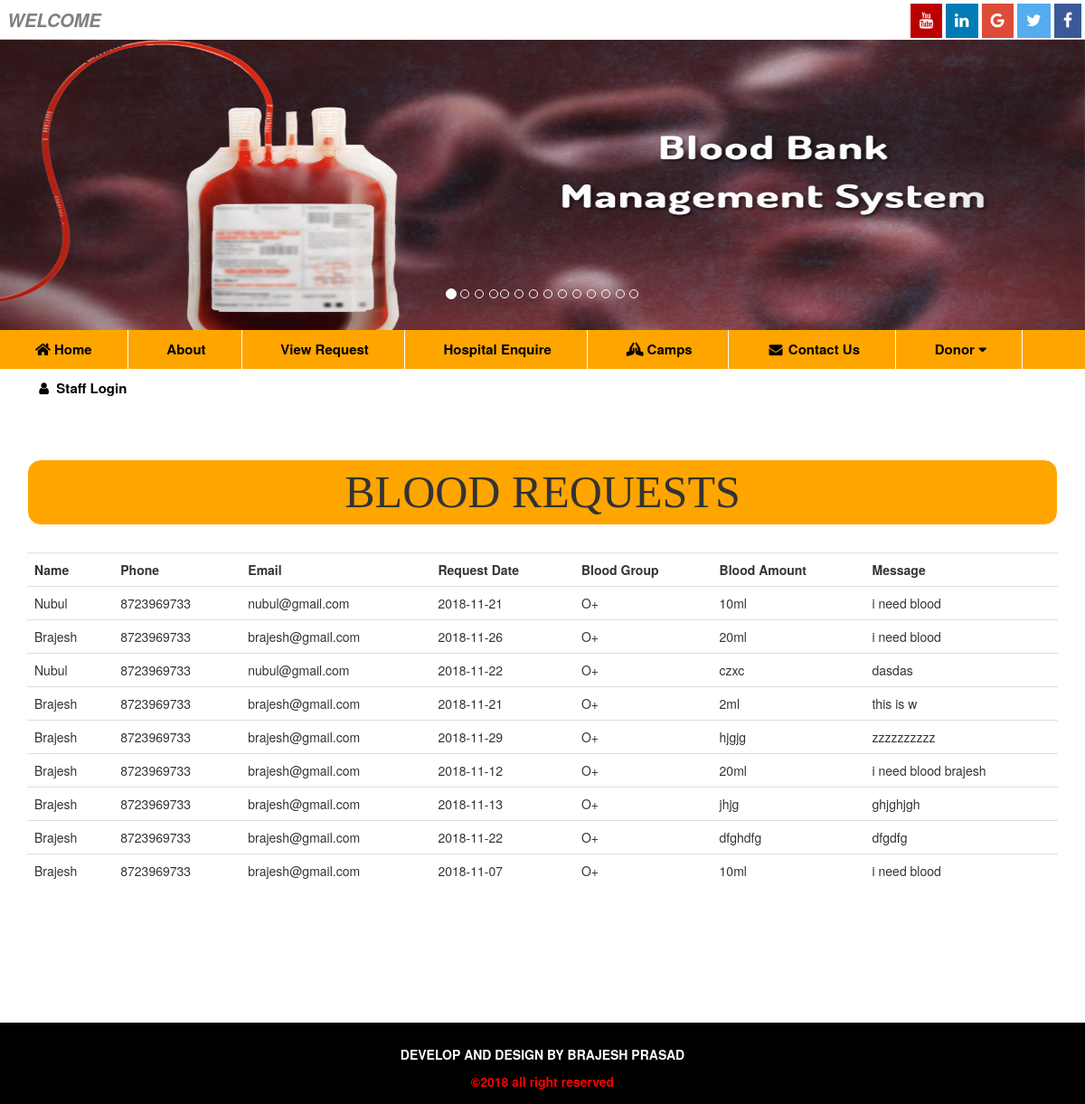
The page /blood_request_enq.php on the database its author committed.
### tables this page shows
CREATE TABLE IF NOT EXISTS `bloodrequest` (
  `bloodrequest_id` int(11) NOT NULL AUTO_INCREMENT,
  `donor_id` int(10) NOT NULL,
  `request_date` date NOT NULL,
  `blood_amount` varchar(10) NOT NULL,
  `message` varchar(50) NOT NULL,
  `status` enum('waiting','accepted','rejected') NOT NULL,
  `delivery_date` date NOT NULL,
  `staff_id` int(10) NOT NULL,
  PRIMARY KEY (`bloodrequest_id`),
  KEY `donor_id` (`donor_id`)
);

CREATE TABLE IF NOT EXISTS `donarregistration` (
  `id` int(10) NOT NULL AUTO_INCREMENT,
  `name` varchar(10) NOT NULL,
  `gurdians_name` varchar(10) NOT NULL,
  `address` varchar(50) NOT NULL,
  `state` varchar(20) NOT NULL,
  `phone` varchar(10) NOT NULL,
  `email` varchar(20) NOT NULL,
  `gender` varchar(10) NOT NULL,
  `dob` date NOT NULL,
  `age` int(3) NOT NULL,
  `bloodgroup` varchar(5) NOT NULL,
  `any_disease` varchar(50) NOT NULL,
  `occupation` varchar(20) NOT NULL,
  `password` varchar(10) NOT NULL,
  `pimg` varchar(200) NOT NULL,
  PRIMARY KEY (`id`)
);

### blood_request_enq.php (the view, shortened to what this page needs)
<?php
 require_once('dbconnection.php');
$sql = "SELECT * from donarregistration as donordetail INNER JOIN bloodrequest as bloodreq ON donordetail.id = bloodreq.donor_id ";
 ?>
 <!DOCTYPE html>
 <html lang="en" dir="ltr">
   <head>
       <link rel="stylesheet" href="owlcarousel/owl.carousel.min.css">
       <link rel="stylesheet" href="owlcarousel/owl.carousel.min.js">
       <link rel="stylesheet" href="bootstrap/bootstrap.min.css">
       <link rel="stylesheet" href="css/styleabc.css">
       <link rel="stylesheet" href="https://use.fontawesome.com/releases/v5.3.1/css/all.css">
       <link rel="stylesheet" href="https://cdnjs.cloudflare.com/ajax/libs/font-awesome/4.7.0/css/font-awesome.min.css">
  </head>
   <body>
     <nav>
       <ul>
         <P style="color: gray; float: left; margin: 6px; font-weight: bolder; font-size: 20px; font-style: italic;">WELCOME</p>
         <li><a href="https://www.facebook.com/bkumarprasad" class="facebook"><i class="fa fa-facebook" style="background:#3B5998; color: white; padding:10px;"></i></a> </li>
         <li><a href="#" class="twitter"><i class="fa fa-twitter" style="background:  #55ACEE; color: white; padding:10px;"></i></a></li>
         <li><a href="#" class="google"><i class="fa fa-google" style="background:  #dd4b39; color:white; padding:10px;"></i></a></li>
         <li><a href="#" class="linkedin"><i class="fa fa-linkedin" style="background:#007bb5; color:white; padding:10px;"></i></a></li>
         <li><a href="#" class="youtube"><i class="fa fa-youtube" style="background:#bb0000; color:white; padding:10px;"></i></a></li>
       </ul>
     </nav>
       <div id="myCarousel" class="carousel slide" data-ride="carousel">
         <ol class="carousel-indicators">
           <li data-target="#myCarousel" data-slide-to="0" class="active"></li>
           <li data-target="#myCarousel" data-slide-to="1"></li>
           <li data-target="#myCarousel" data-slide-to="2"></li>
           <li data-target="#myCarousel" data-slide-to="3"</li>
           <li data-target="#myCarousel" data-slide-to="4"></li>
           <li data-target="#myCarousel" data-slide-to="5"></li>
           <li data-target="#myCarousel" data-slide-to="6"></li>
           <li data-target="#myCarousel" data-slide-to="7"></li>
           <li data-target="#myCarousel" data-slide-to="8"></li>
           <li data-target="#myCarousel" data-slide-to="9"></li>
           <li data-target="#myCarousel" data-slide-to="10"></li>
           <li data-target="#myCarousel" data-slide-to="11"></li>
           <li data-target="#myCarousel" data-slide-to="12"></li>
           <li data-target="#myCarousel" data-slide-to="13"></li>
         </ol>
         <div class="carousel-inner">
           <div class="item active">
             <img src="images/blood-bank.jpg"  style="width:100%; height:321px;">
           </div>
         </div>
         <a class="left carousel-control" href="#myCarousel" data-slide="prev">
           <span class="glyphicon glyphicon-chevron-left"></span>
         </a>
         <a class="right carousel-control" href="#myCarousel" data-slide="next">
           <span class="glyphicon glyphicon-chevron-right"></span>
         </a>
       </div>
 <?php require("header1.php"); ?>
<div class="container" style="margin-bottom: 100px;">
  <div class="HEADING" style="text-align:center; font-size:50px; font-family:san-sarif; background-color:orange; border-radius: 15px; border:1px solid white; margin-top:100px;">
  BLOOD REQUESTS
  </div>
  <table class="table table-hover " style="margin-top: 30px;">
    <tr style="background: #fff;">
      <th>Name</th>
        <th>Phone</th>
          <th>Email</th>
            <th>Request Date</th>
              <th>Blood Group</th>
                <th>Blood Amount</th>
                  <th>Message</th>
    </tr>
<?php
$query = mysqli_query($con, $sql);
while ($a = mysqli_fetch_array($query)) {
  echo "<tr>";
  echo "<td>".$a['name']."</td>";
  echo "<td>".$a['phone']."</td>";
  echo "<td>".$a['email']."</td>";
  echo "<td>".$a['request_date']."</td>";
  echo "<td>".$a['bloodgroup']."</td>";
  echo "<td>".$a['blood_amount']."</td>";
  echo "<td>".$a['message']."</td>";
  echo "  </tr>";
  }
    ?>
  </table></div><br><br><br>
  <footer>
    <div class="footer">
      <br>
      <p style="font-weight:bolder; font-weight: bolder; color:white;">DEVELOP AND DESIGN BY BRAJESH PRASAD</p>
        <p style="font-weight: bolder;">&copy2018 all right reserved</p>
  </div>
  </footer>
   </body>
  </html>

### css/styleabc.css (style rules this page uses)
* { margin: 0; padding: 0; }
body { background-color: white; height: 100%; }
nav { margin: 0; padding: 2px; width: 100%; height: 43px; background-color: white; }
nav ul li { float: right; padding: 6px; font-size: 18px; list-style: none; margin: -4px; }
.footer { background-color: black; position: relative; text-align: center; height: 90px; margin-top: -30px; color: red; clear: both; padding: 05px; }

### rows shown on the page
bloodrequest: donor.name "Nubul", donor.phone "8723969733", donor.email "nubul@gmail.com", request_date "2018-11-21", donor.bloodgroup "O+", blood_amount "10ml", message "i need blood"
bloodrequest: donor.name "Brajesh", donor.phone "8723969733", donor.email "brajesh@gmail.com", request_date "2018-11-26", donor.bloodgroup "O+", blood_amount "20ml", message "i need blood"
bloodrequest: donor.name "Nubul", donor.phone "8723969733", donor.email "nubul@gmail.com", request_date "2018-11-22", donor.bloodgroup "O+", blood_amount "czxc", message "dasdas"
bloodrequest: donor.name "Brajesh", donor.phone "8723969733", donor.email "brajesh@gmail.com", request_date "2018-11-21", donor.bloodgroup "O+", blood_amount "2ml", message "this is w"
bloodrequest: donor.name "Brajesh", donor.phone "8723969733", donor.email "brajesh@gmail.com", request_date "2018-11-29", donor.bloodgroup "O+", blood_amount "hjgjg", message "zzzzzzzzzz"
bloodrequest: donor.name "Brajesh", donor.phone "8723969733", donor.email "brajesh@gmail.com", request_date "2018-11-12", donor.bloodgroup "O+", blood_amount "20ml", message "i need blood brajesh"
bloodrequest: donor.name "Brajesh", donor.phone "8723969733", donor.email "brajesh@gmail.com", request_date "2018-11-13", donor.bloodgroup "O+", blood_amount "jhjg", message "ghjghjgh"
bloodrequest: donor.name "Brajesh", donor.phone "8723969733", donor.email "brajesh@gmail.com", request_date "2018-11-22", donor.bloodgroup "O+", blood_amount "dfghdfg", message "dfgdfg"
bloodrequest: donor.name "Brajesh", donor.phone "8723969733", donor.email "brajesh@gmail.com", request_date "2018-11-07", donor.bloodgroup "O+", blood_amount "10ml", message "i need blood"
